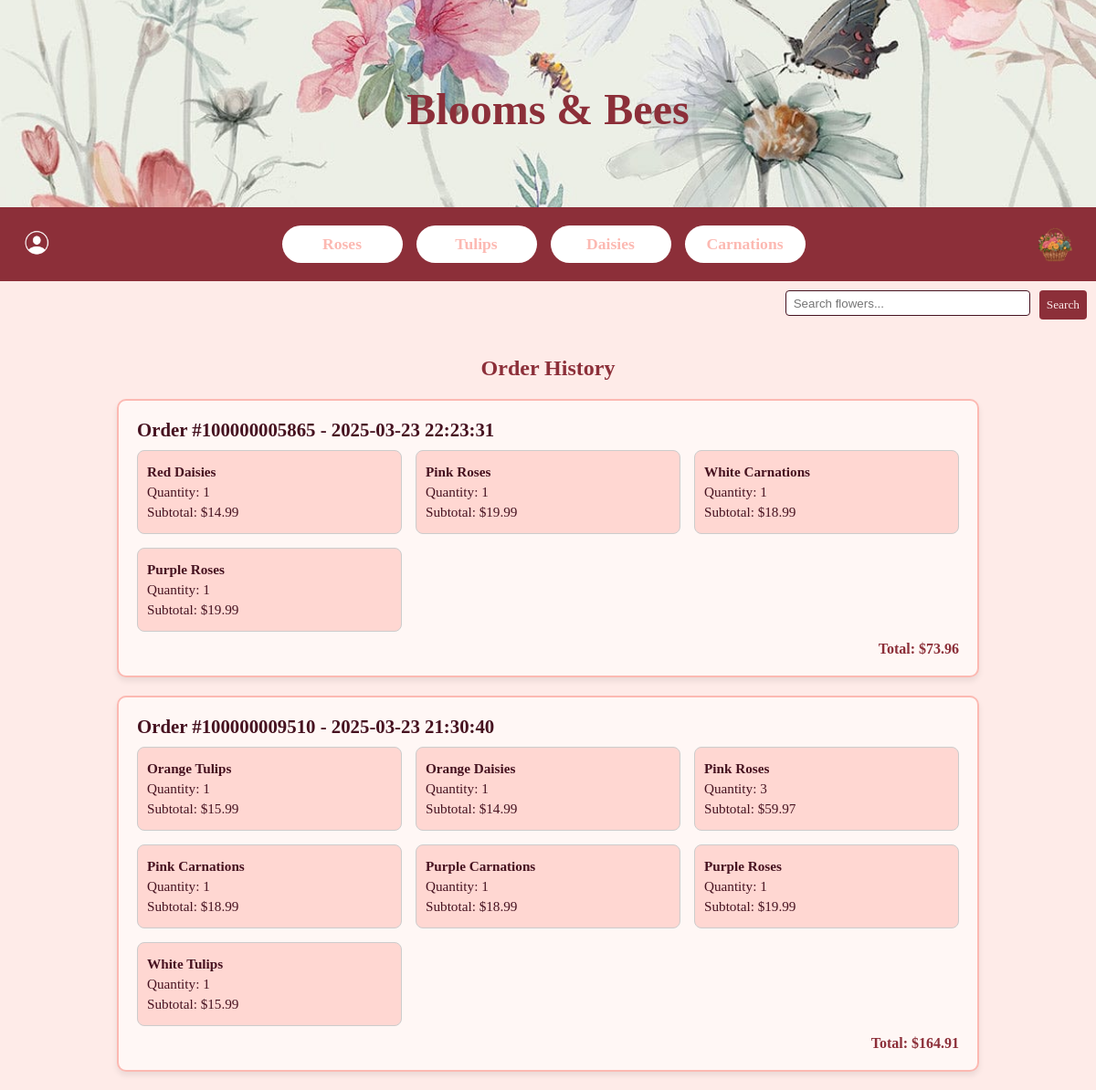
The page /order_history (signed in) on the database its author committed.
### tables this page shows
CREATE TABLE orders (
    id          INTEGER PRIMARY KEY AUTOINCREMENT,
    username    varchar(32) not null,
    total       decimal(10,2) not null,
    date        TIMESTAMP DEFAULT CURRENT_TIMESTAMP,
    order_numb  TEXT UNIQUE,
    FOREIGN KEY (username) REFERENCES users(username)
        ON DELETE CASCADE ON UPDATE CASCADE
);

CREATE TABLE order_items (
    id          INTEGER PRIMARY KEY AUTOINCREMENT,
    order_num   int(9) not null,
    product_id  int(9) not null,
    quantity    int(9) not null,
    subtotal    decimal(10,2) not null,
    FOREIGN KEY (order_num) REFERENCES orders(id)
        ON DELETE CASCADE ON UPDATE CASCADE,
    FOREIGN KEY (product_id) REFERENCES products(id)
        ON DELETE CASCADE ON UPDATE CASCADE
);

CREATE TABLE products (
    id          INTEGER PRIMARY KEY AUTOINCREMENT,
    name        varchar(50) not null,
    description varchar(128),
    category    varchar(32),
    price       decimal(10,2) not null,
    quantity    int(9) not null,
    image_url   varchar(128)
);

### main.py (the view)
@app.route('/order_history')
def order_history():
  if 'user' not in session:
    flash('Please Login')
    return redirect(url_for('login'))
  connection = sqlite3.connect('store.db')
  connection.row_factory = sqlite3.Row
  cursor = connection.cursor()
  orders = connection.execute('SELECT * FROM orders WHERE username = ? ORDER BY date DESC', (session['user'],)).fetchall()
  details = []
  for order in orders:
    items = connection.execute('SELECT p.name, oi.quantity, oi.subtotal FROM order_items oi JOIN products p ON oi.product_id = p.id WHERE order_num = ?', (order['id'],)).fetchall()
    details.append({'order': order, 'items': items})
  categories = connection.execute('SELECT DISTINCT category FROM products').fetchall()
  connection.close()
  return render_template('order_history.html', details=details, categories=categories)

### templates/order_history.html (shortened to what this page needs)
<!DOCTYPE html>
<html lang="en">
<head>
    <link rel="stylesheet" href="{{ url_for('static', filename='main.css') }}">
</head>
<body>
    <div class="header">
        <h1>Blooms & Bees</h1>
    </div>
    <div class="category-banner">
        <div class="user-menu">
            <div class="user-icon">
                <img src="{{ url_for('static', filename='images/user.png') }}" alt="User" />
            </div>
        </div>
        <div class="category-links">
            {% for category in categories %}
                <a href="/category/{{ category[0] }}">{{ category[0] }}</a>
            {% endfor %}
        </div>
        <div class="category-controls">
            <a href="/cart" class="right-link">
                <img src="{{ url_for('static', filename='images/basket.png') }}" alt="Basket" class="basket-icon">
            </a>
        </div>
    </div>
    <div class="search-bar">
        <form action="/search" method="get" class="search-form">
            <input type="text" name="q" placeholder="Search flowers..." required>
            <input type="submit" value="Search">
        </form>
    </div>
    <h2>Order History</h2>
    {% if details %}
        {% for entry in details %}
            <div class="order">
                <div class="order-title">Order #{{ entry.order['order_numb'] }} - {{ entry.order['date'] }}</div>
                <div class="order-items">
                    {% for item in entry['items'] %}
                        <div class="item">
                            <p><strong>{{ item[0] }}</strong></p>
                            <p>Quantity: {{ item[1] }}</p>
                            <p>Subtotal: ${{ item[2] }}</p>
                        </div>
                    {% endfor %}
                </div>
                <div class="total">Total: ${{ entry.order.total | round(2) }}</div>
            </div>
        {% endfor %}
    {% else %}
        <p style="text-align:center;">You have no past orders.</p>
    {% endif %}
</body>
</html>

### static/main.css (style rules this page uses)
body { font-family: Cambria, Cochin, Georgia, Times, 'Times New Roman', serif; margin: 0; background-color: #feebe8; color: #461220; padding: 0; }
.header { background-image: url('../static/images/flower_background.jpg'); background-size: cover; background-position: center; padding: 60px 20px; text-align: center; color: white; }
.header h1 { font-family: 'FlowerDisplay', cursive; font-size: 3em; color: #8c2f39; text-align: center; margin-bottom: 20px; }
.category-banner { background-color:#8c2f39; padding: 10px 20px; display: flex; justify-content: space-between; flex-wrap: wrap; align-items: center; }
.category-links { display: flex; flex-wrap: wrap; justify-content: center; align-items: center; gap: 15px; flex: 1 1 auto; padding: 10px 0; }
.category-links a { padding: 10px 16px; border-radius: 25px; background-color: white; color: #fcb9b2; text-decoration: none; font-weight: bold; font-size: 1.1em; white-space: nowrap; transition: background-color 0.3s; min-width: 100px; text-align: center; display: inline-block; }
.category-controls { display: flex; align-items: center; margin: 5px; }
.basket-icon { width: 40px; height: 40px; object-fit: contain; vertical-align: middle; transition: transform 0.2s ease; }
.user-menu { position: relative; margin-left: inline-block; }
.user-icon img { width: 40px; height: 40px; border-radius: 50%; object-fit: cover; cursor: pointer; }
.search-bar { display: flex; justify-content: flex-end; padding: 10px 10px; background-color: #feebe8; }
.search-form { display: flex; gap: 10px; }
.search-bar input[type="submit"] { padding: 8px 8px; border: none; background-color: #8c2f39; font-family:'Times New Roman', Times, serif; color: rgb(251, 236, 236); border-radius: 4px; cursor: pointer; }
.search-form input[type="text"] { padding: 8px; width: 250px; height: 10px; border: 1px solid #461220; border-radius: 4px; }

### rows shown on the page
orders: order.order_numb "100000005865", order "2025-03-23 22:23:31", order.total "73.96"
order_items: name "Red Daisies", quantity "1", subtotal "14.99"
order_items: name "Pink Roses", quantity "1", subtotal "19.99"
order_items: name "White Carnations", quantity "1", subtotal "18.99"
order_items: name "Purple Roses", quantity "1", subtotal "19.99"
orders: order.order_numb "100000009510", order "2025-03-23 21:30:40", order.total "164.91"
order_items: name "Orange Tulips", quantity "1", subtotal "15.99"
order_items: name "Orange Daisies", quantity "1", subtotal "14.99"
order_items: name "Pink Roses", quantity "3", subtotal "59.97"
order_items: name "Pink Carnations", quantity "1", subtotal "18.99"
order_items: name "Purple Carnations", quantity "1", subtotal "18.99"
order_items: name "Purple Roses", quantity "1", subtotal "19.99"
order_items: name "White Tulips", quantity "1", subtotal "15.99"

### other values the page prints
{{ category[0] }} "Roses" "Tulips" "Daisies" "Carnations"
